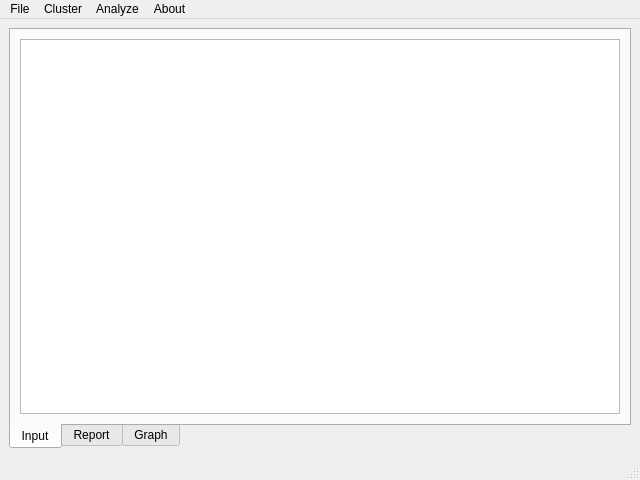
<?xml version="1.0" encoding="UTF-8"?>
<ui version="4.0">
 <class>MainWindow</class>
 <widget class="QMainWindow" name="MainWindow">
  <property name="geometry">
   <rect>
    <x>0</x>
    <y>0</y>
    <width>640</width>
    <height>480</height>
   </rect>
  </property>
  <property name="windowTitle">
   <string>DAT Analysis Tool V1.0</string>
  </property>
  <property name="windowIcon">
   <iconset>
    <normaloff>dat-logo.svg</normaloff>dat-logo.svg</iconset>
  </property>
  <widget class="QWidget" name="centralwidget">
   <layout class="QGridLayout" name="gridLayout">
    <item row="0" column="0">
     <widget class="QTabWidget" name="tabWidget">
      <property name="tabPosition">
       <enum>QTabWidget::TabPosition::South</enum>
      </property>
      <property name="currentIndex">
       <number>0</number>
      </property>
      <widget class="QWidget" name="tabInput">
       <attribute name="title">
        <string>Input</string>
       </attribute>
       <layout class="QGridLayout" name="gridLayout_2">
        <item row="0" column="0">
         <widget class="QTableView" name="tableView">
          <property name="font">
           <font>
            <pointsize>11</pointsize>
           </font>
          </property>
         </widget>
        </item>
       </layout>
      </widget>
      <widget class="QWidget" name="tabReport">
       <attribute name="title">
        <string>Report</string>
       </attribute>
       <layout class="QGridLayout" name="gridLayout_3">
        <item row="0" column="0">
         <widget class="QPlainTextEdit" name="plainTextEdit">
          <property name="font">
           <font>
            <pointsize>11</pointsize>
           </font>
          </property>
          <property name="overwriteMode">
           <bool>true</bool>
          </property>
         </widget>
        </item>
       </layout>
      </widget>
      <widget class="QWidget" name="tabGraph">
       <attribute name="title">
        <string>Graph</string>
       </attribute>
       <layout class="QGridLayout" name="gridLayout_4">
        <item row="0" column="0">
         <widget class="QLabel" name="label">
          <property name="text">
           <string/>
          </property>
          <property name="scaledContents">
           <bool>true</bool>
          </property>
          <property name="alignment">
           <set>Qt::AlignmentFlag::AlignCenter</set>
          </property>
         </widget>
        </item>
       </layout>
      </widget>
     </widget>
    </item>
   </layout>
  </widget>
  <widget class="QMenuBar" name="menubar">
   <property name="geometry">
    <rect>
     <x>0</x>
     <y>0</y>
     <width>640</width>
     <height>33</height>
    </rect>
   </property>
   <widget class="QMenu" name="menuFile">
    <property name="title">
     <string>File</string>
    </property>
    <addaction name="actionOpenDATFile"/>
    <addaction name="separator"/>
    <addaction name="actionSaveReport"/>
    <addaction name="actionSaveGraph"/>
    <addaction name="separator"/>
    <addaction name="actionExit"/>
   </widget>
   <widget class="QMenu" name="menuCluster">
    <property name="title">
     <string>Cluster</string>
    </property>
    <addaction name="actionSetup"/>
   </widget>
   <widget class="QMenu" name="menuAnalyze">
    <property name="title">
     <string>Analyze</string>
    </property>
    <addaction name="actionRun"/>
   </widget>
   <widget class="QMenu" name="menuHelp">
    <property name="title">
     <string>About</string>
    </property>
    <addaction name="actionGithubProject"/>
   </widget>
   <addaction name="menuFile"/>
   <addaction name="menuCluster"/>
   <addaction name="menuAnalyze"/>
   <addaction name="menuHelp"/>
  </widget>
  <widget class="QStatusBar" name="statusbar"/>
  <action name="actionOpenDATFile">
   <property name="icon">
    <iconset theme="document-open"/>
   </property>
   <property name="text">
    <string>Open DAT File</string>
   </property>
  </action>
  <action name="actionSetup">
   <property name="icon">
    <iconset theme="document-properties"/>
   </property>
   <property name="text">
    <string>Setup</string>
   </property>
  </action>
  <action name="actionRun">
   <property name="icon">
    <iconset theme="media-playback-start"/>
   </property>
   <property name="text">
    <string>Run</string>
   </property>
  </action>
  <action name="actionGithubProject">
   <property name="icon">
    <iconset theme="emblem-favorite"/>
   </property>
   <property name="text">
    <string>Github Project</string>
   </property>
  </action>
  <action name="actionSaveReport">
   <property name="icon">
    <iconset theme="document-save"/>
   </property>
   <property name="text">
    <string>Save Report</string>
   </property>
  </action>
  <action name="actionSaveGraph">
   <property name="icon">
    <iconset theme="document-save"/>
   </property>
   <property name="text">
    <string>Save Graph</string>
   </property>
  </action>
  <action name="actionExit">
   <property name="icon">
    <iconset theme="application-exit"/>
   </property>
   <property name="text">
    <string>Exit</string>
   </property>
  </action>
 </widget>
 <tabstops>
  <tabstop>tabWidget</tabstop>
  <tabstop>tableView</tabstop>
  <tabstop>plainTextEdit</tabstop>
 </tabstops>
 <resources/>
 <connections/>
</ui>
